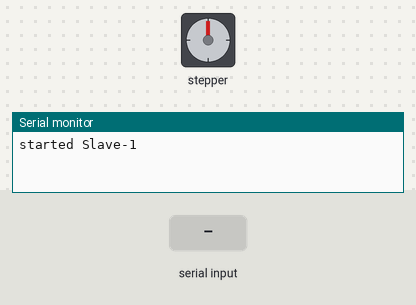
Bench run of a sketch on a simulated Arduino Uno, built with avr-gcc and run on an emulated ATmega328P. Parts: stepper motor, the last lines printed to the serial monitor. The inputs (shaded band) are chosen by the test bench. Stepper angles assume 2038 steps per turn.

Above: at 0.15 s.
At 1.5 s:
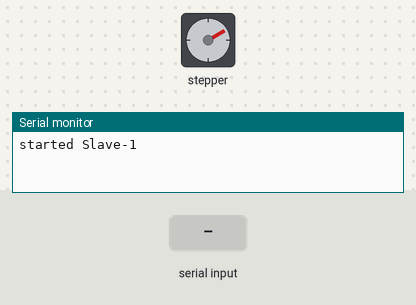
1.6 s: "2" received over the second serial link
At 2.68 s:
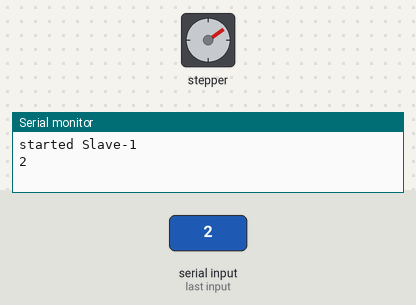
Timing chart, 0 to 16.6 s (numbered marks = the images above; inputs shaded):
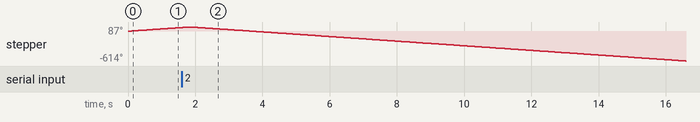

The sketch:

motorSender.ino
```cpp
#include <Stepper.h>
#include <SoftwareSerial.h>

const byte rxPin = 2;
const byte txPin = 3;
const int stepsPerRevolution = 2038;
// Pins entered in sequence IN1-IN3-IN2-IN4 for proper step sequence
Stepper myStepper = Stepper(stepsPerRevolution, 8, 10, 9, 11);
SoftwareSerial mySerial (rxPin, txPin);
int direction = 1;

void setup()
{
  // put your setup code here, to run once:
Serial.begin (9600);
mySerial.begin (9600);
Serial.println("started Slave-1");
myStepper.setSpeed(8);
}

void loop() {
  // put your main code here, to run repeatedly:
if(mySerial.available())
{
  char rc= mySerial.read();
 Serial.println(rc);
  if(rc=='1')
    direction = 1;
   else if(rc=='2'){
    direction =-1;
   }
   else if(rc == '3'){
     direction = 0;
   }

}
  myStepper.step(direction*100);
}
```
